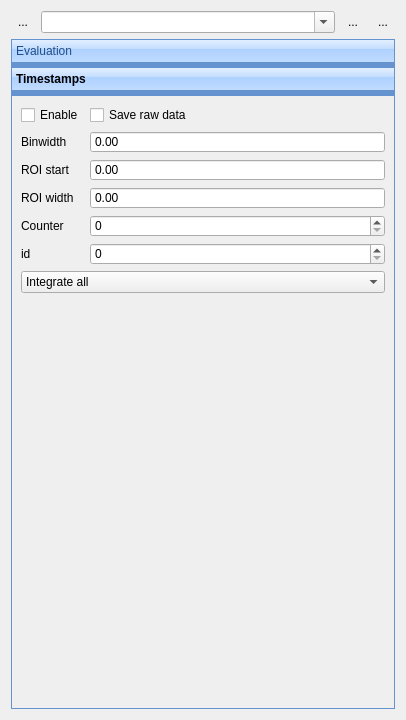
<?xml version="1.0" encoding="UTF-8"?>
<ui version="4.0">
 <class>Form</class>
 <widget class="QWidget" name="Form">
  <property name="geometry">
   <rect>
    <x>0</x>
    <y>0</y>
    <width>406</width>
    <height>720</height>
   </rect>
  </property>
  <property name="windowTitle">
   <string>Form</string>
  </property>
  <property name="autoFillBackground">
   <bool>false</bool>
  </property>
  <layout class="QVBoxLayout" name="verticalLayout">
   <item>
    <layout class="QHBoxLayout" name="horizontalLayout">
     <item>
      <widget class="QToolButton" name="removeButton">
       <property name="minimumSize">
        <size>
         <width>0</width>
         <height>0</height>
        </size>
       </property>
       <property name="text">
        <string>...</string>
       </property>
       <property name="icon">
        <iconset resource="Experiment.qrc">
         <normaloff>:/openicon/icons/edit-clear-locationbar-ltr.png</normaloff>:/openicon/icons/edit-clear-locationbar-ltr.png</iconset>
       </property>
       <property name="iconSize">
        <size>
         <width>16</width>
         <height>16</height>
        </size>
       </property>
       <property name="autoRaise">
        <bool>true</bool>
       </property>
      </widget>
     </item>
     <item>
      <widget class="QComboBox" name="comboBox">
       <property name="contextMenuPolicy">
        <enum>Qt::ActionsContextMenu</enum>
       </property>
       <property name="editable">
        <bool>true</bool>
       </property>
       <property name="maxVisibleItems">
        <number>100</number>
       </property>
      </widget>
     </item>
     <item>
      <widget class="QToolButton" name="saveButton">
       <property name="toolTip">
        <string>Save current</string>
       </property>
       <property name="text">
        <string notr="true">...</string>
       </property>
       <property name="icon">
        <iconset resource="Experiment.qrc">
         <normaloff>:/kde/icons/filesave.png</normaloff>:/kde/icons/filesave.png</iconset>
       </property>
       <property name="iconSize">
        <size>
         <width>16</width>
         <height>16</height>
        </size>
       </property>
       <property name="autoRaise">
        <bool>true</bool>
       </property>
      </widget>
     </item>
     <item>
      <widget class="QToolButton" name="reloadButton">
       <property name="toolTip">
        <string>reload</string>
       </property>
       <property name="text">
        <string>...</string>
       </property>
       <property name="icon">
        <iconset resource="Experiment.qrc">
         <normaloff>:/openicon/icons/document-revert-5.png</normaloff>:/openicon/icons/document-revert-5.png</iconset>
       </property>
       <property name="autoRaise">
        <bool>true</bool>
       </property>
      </widget>
     </item>
    </layout>
   </item>
   <item>
    <widget class="QToolBox" name="toolBox">
     <property name="sizePolicy">
      <sizepolicy hsizetype="MinimumExpanding" vsizetype="Expanding">
       <horstretch>0</horstretch>
       <verstretch>0</verstretch>
      </sizepolicy>
     </property>
     <property name="styleSheet">
      <string notr="true">QToolBox {
	    icon-size: 24px;
	    border: 1px solid rgb(101, 147, 207);
	    background-color: rgb(101, 147, 207);
	}
	
	QToolBox:tab {
	    height: 32px;
	    color: rgb(32, 77, 137);
	    background-color: qlineargradient(spread:pad, x1:0.5, y1:0, x2:0.5, y2:1, stop:0 rgba(227, 239, 255, 255), stop:0.4 rgba(196, 221, 255, 255), stop:0.401 rgba(173, 209, 255, 255), stop:1 rgba(192, 219, 255, 255));
	}
	
	QToolBox:tab:hover {
	    height: 32px;
	    color: rgb(32, 77, 137);
	    background-color: qlineargradient(spread:pad, x1:0.5, y1:0, x2:0.5, y2:1, stop:0 rgba(255, 254, 228, 255), stop:0.4 rgba(255, 232, 167, 255), stop:0.401 rgba(255, 215, 103, 255), stop:1 rgba(255, 230, 158, 255));
	}
	
	QToolBox:tab:selected {
	    height: 32px;
	    font-weight: bold;
	    color: rgb(0, 0, 0);
	    /*background-color: qlineargradient(spread:pad, x1:0.5, y1:0, x2:0.5, y2:1,
26	 * stop:0 rgba(255, 217, 170, 255), stop:0.4 rgba(255, 187, 110, 255),
27	 * stop:0.401 rgba(255, 171, 63, 255), stop:1 rgba(254, 225, 122, 255));*/
	}
	
	QToolBox:tab:selected:hover {
	    height: 32px;
	    font-weight: bold;
	    color: rgb(0, 0, 0);
	    /*background-color: qlineargradient(spread:pad, x1:0.5, y1:0, x2:0.5, y2:1,
	 * stop:0 rgba(255, 189, 105, 255), stop:0.4 rgba(255, 172, 66, 255),
	 * stop:0.401 rgba(251, 140, 60, 255), stop:1 rgba(254, 211, 100, 255));*/
	} </string>
     </property>
     <property name="frameShape">
      <enum>QFrame::Panel</enum>
     </property>
     <property name="frameShadow">
      <enum>QFrame::Raised</enum>
     </property>
     <property name="currentIndex">
      <number>1</number>
     </property>
     <widget class="QWidget" name="evaluationPage">
      <property name="geometry">
       <rect>
        <x>0</x>
        <y>0</y>
        <width>386</width>
        <height>616</height>
       </rect>
      </property>
      <attribute name="label">
       <string>Evaluation</string>
      </attribute>
      <layout class="QVBoxLayout" name="verticalLayout_3">
       <property name="spacing">
        <number>4</number>
       </property>
       <item>
        <layout class="QHBoxLayout" name="horizontalLayout_3">
         <item>
          <widget class="QLabel" name="label_8">
           <property name="text">
            <string>Histogram bins</string>
           </property>
          </widget>
         </item>
         <item>
          <widget class="QSpinBox" name="histogramBinsBox">
           <property name="sizePolicy">
            <sizepolicy hsizetype="Minimum" vsizetype="Fixed">
             <horstretch>1</horstretch>
             <verstretch>0</verstretch>
            </sizepolicy>
           </property>
           <property name="maximum">
            <number>1000</number>
           </property>
          </widget>
         </item>
         <item>
          <widget class="QCheckBox" name="integrateHistogramCheckBox">
           <property name="text">
            <string>Integrate</string>
           </property>
          </widget>
         </item>
        </layout>
       </item>
       <item>
        <layout class="QHBoxLayout" name="horizontalLayout_4">
         <item>
          <widget class="QLabel" name="label">
           <property name="text">
            <string>Evaluations:</string>
           </property>
          </widget>
         </item>
         <item>
          <widget class="QToolButton" name="addEvaluationButton">
           <property name="text">
            <string>...</string>
           </property>
           <property name="icon">
            <iconset resource="Experiment.qrc">
             <normaloff>:/openicon/icons/edit-add.png</normaloff>:/openicon/icons/edit-add.png</iconset>
           </property>
           <property name="autoRaise">
            <bool>true</bool>
           </property>
          </widget>
         </item>
         <item>
          <widget class="QToolButton" name="removeEvaluationButton">
           <property name="text">
            <string>...</string>
           </property>
           <property name="icon">
            <iconset resource="Experiment.qrc">
             <normaloff>:/openicon/icons/edit-delete-6.png</normaloff>:/openicon/icons/edit-delete-6.png</iconset>
           </property>
           <property name="autoRaise">
            <bool>true</bool>
           </property>
          </widget>
         </item>
        </layout>
       </item>
       <item>
        <widget class="QSplitter" name="splitter">
         <property name="orientation">
          <enum>Qt::Vertical</enum>
         </property>
         <widget class="QTableView" name="evalTableView"/>
         <widget class="ParameterTable" name="evalParamTable"/>
        </widget>
       </item>
      </layout>
     </widget>
     <widget class="QWidget" name="timestampsPage">
      <property name="geometry">
       <rect>
        <x>0</x>
        <y>0</y>
        <width>386</width>
        <height>616</height>
       </rect>
      </property>
      <attribute name="label">
       <string>Timestamps</string>
      </attribute>
      <layout class="QGridLayout" name="gridLayout_3">
       <item row="0" column="0">
        <widget class="QCheckBox" name="enableCheckBox">
         <property name="text">
          <string>Enable</string>
         </property>
        </widget>
       </item>
       <item row="0" column="1">
        <widget class="QCheckBox" name="saveRawDataCheckBox">
         <property name="text">
          <string>Save raw data</string>
         </property>
        </widget>
       </item>
       <item row="1" column="0">
        <widget class="QLabel" name="label_11">
         <property name="text">
          <string>Binwidth</string>
         </property>
        </widget>
       </item>
       <item row="1" column="1">
        <widget class="MagnitudeSpinBox" name="binwidthSpinBox">
         <property name="sizePolicy">
          <sizepolicy hsizetype="Minimum" vsizetype="Fixed">
           <horstretch>1</horstretch>
           <verstretch>0</verstretch>
          </sizepolicy>
         </property>
         <property name="buttonSymbols">
          <enum>QAbstractSpinBox::NoButtons</enum>
         </property>
        </widget>
       </item>
       <item row="2" column="0">
        <widget class="QLabel" name="label_12">
         <property name="text">
          <string>ROI start</string>
         </property>
        </widget>
       </item>
       <item row="2" column="1">
        <widget class="MagnitudeSpinBox" name="roiStartSpinBox">
         <property name="sizePolicy">
          <sizepolicy hsizetype="Minimum" vsizetype="Fixed">
           <horstretch>1</horstretch>
           <verstretch>0</verstretch>
          </sizepolicy>
         </property>
         <property name="buttonSymbols">
          <enum>QAbstractSpinBox::NoButtons</enum>
         </property>
        </widget>
       </item>
       <item row="3" column="0">
        <widget class="QLabel" name="label_9">
         <property name="text">
          <string>ROI width</string>
         </property>
        </widget>
       </item>
       <item row="3" column="1">
        <widget class="MagnitudeSpinBox" name="roiWidthSpinBox">
         <property name="sizePolicy">
          <sizepolicy hsizetype="Minimum" vsizetype="Fixed">
           <horstretch>1</horstretch>
           <verstretch>0</verstretch>
          </sizepolicy>
         </property>
         <property name="buttonSymbols">
          <enum>QAbstractSpinBox::NoButtons</enum>
         </property>
        </widget>
       </item>
       <item row="4" column="0">
        <widget class="QLabel" name="label_10">
         <property name="text">
          <string>Counter</string>
         </property>
        </widget>
       </item>
       <item row="4" column="1">
        <widget class="QSpinBox" name="channelSpinBox">
         <property name="maximum">
          <number>7</number>
         </property>
        </widget>
       </item>
       <item row="6" column="0" colspan="2">
        <widget class="QComboBox" name="integrateCombo">
         <item>
          <property name="text">
           <string>Integrate all</string>
          </property>
         </item>
         <item>
          <property name="text">
           <string>Integrate each run</string>
          </property>
         </item>
         <item>
          <property name="text">
           <string>One trace per point</string>
          </property>
         </item>
        </widget>
       </item>
       <item row="7" column="0">
        <spacer name="verticalSpacer_2">
         <property name="orientation">
          <enum>Qt::Vertical</enum>
         </property>
         <property name="sizeHint" stdset="0">
          <size>
           <width>52</width>
           <height>141</height>
          </size>
         </property>
        </spacer>
       </item>
       <item row="5" column="1">
        <widget class="QSpinBox" name="idSpinBox">
         <property name="maximum">
          <number>7</number>
         </property>
        </widget>
       </item>
       <item row="5" column="0">
        <widget class="QLabel" name="label_13">
         <property name="text">
          <string>id</string>
         </property>
        </widget>
       </item>
      </layout>
     </widget>
    </widget>
   </item>
  </layout>
 </widget>
 <customwidgets>
  <customwidget>
   <class>MagnitudeSpinBox</class>
   <extends>QDoubleSpinBox</extends>
   <header>uiModules.MagnitudeSpinBox</header>
  </customwidget>
  <customwidget>
   <class>ParameterTable</class>
   <extends>QTableView</extends>
   <header>uiModules.ParameterTable</header>
  </customwidget>
 </customwidgets>
 <tabstops>
  <tabstop>comboBox</tabstop>
  <tabstop>saveButton</tabstop>
  <tabstop>histogramBinsBox</tabstop>
  <tabstop>enableCheckBox</tabstop>
  <tabstop>saveRawDataCheckBox</tabstop>
  <tabstop>binwidthSpinBox</tabstop>
  <tabstop>roiStartSpinBox</tabstop>
  <tabstop>roiWidthSpinBox</tabstop>
  <tabstop>channelSpinBox</tabstop>
  <tabstop>integrateCombo</tabstop>
 </tabstops>
 <resources>
  <include location="Experiment.qrc"/>
 </resources>
 <connections/>
</ui>
